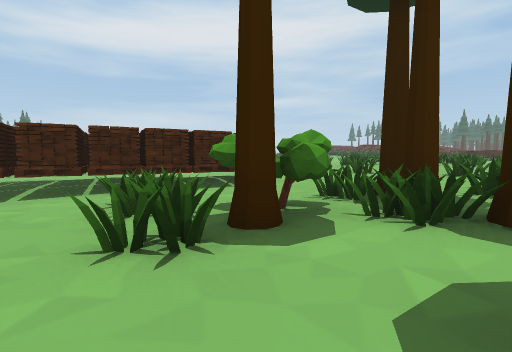
[1] (above)

19 first-person views from a walk through a scene from a Unity 3-D project. The camera is 1.4 m above the floor, tilts 4° down and sees 85° across. The floor is counted in squares, 2 m on a side. Each view is taken from the middle of a square. On the plan, view 1 faces up. The plan holds only what a view shows up to about 9 squares ahead; the rest is blank. The place goes on beyond the plan. The player is left out. Some animated figures are not drawn.

[2]
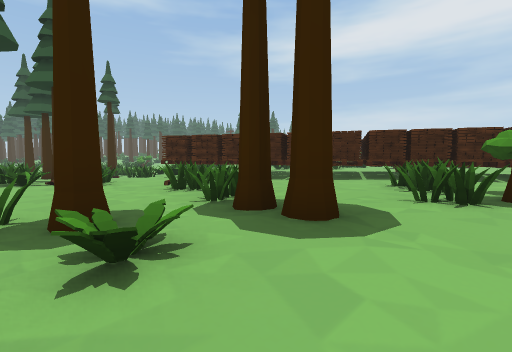

[3]
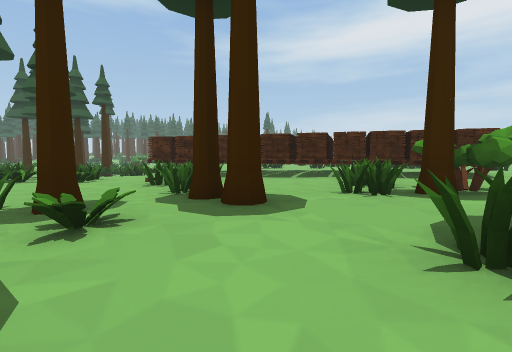

[4]
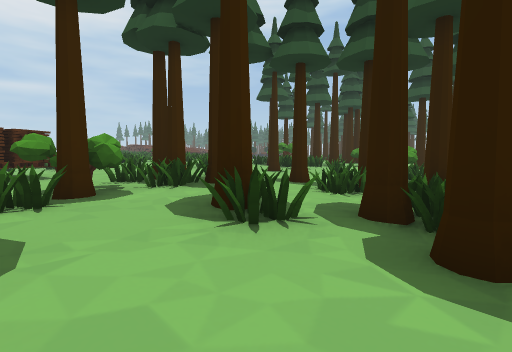

[5]
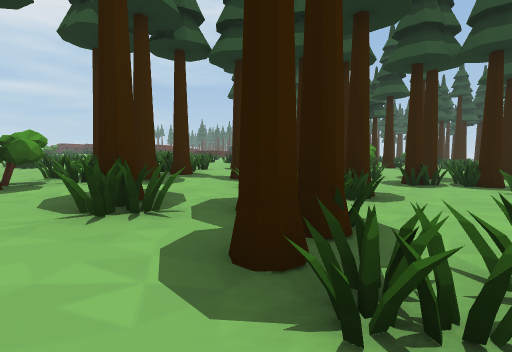

[6]
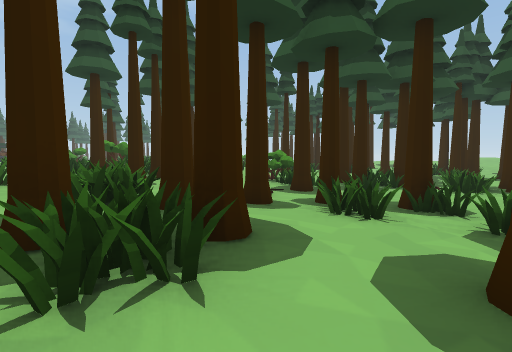

[7]
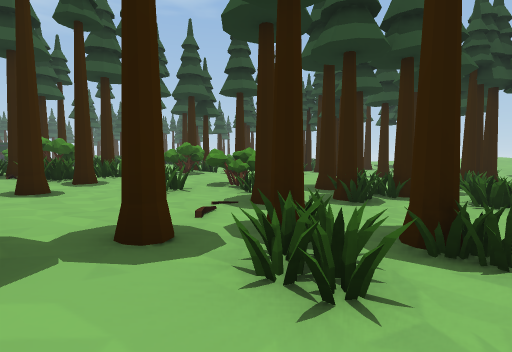

[8]
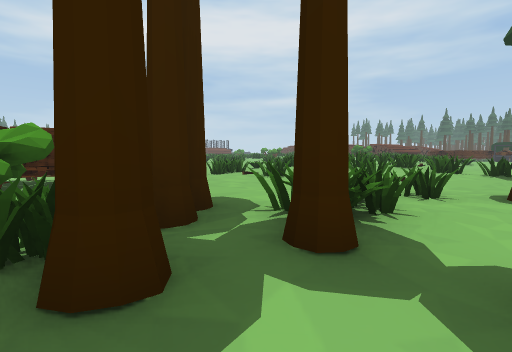

[9]
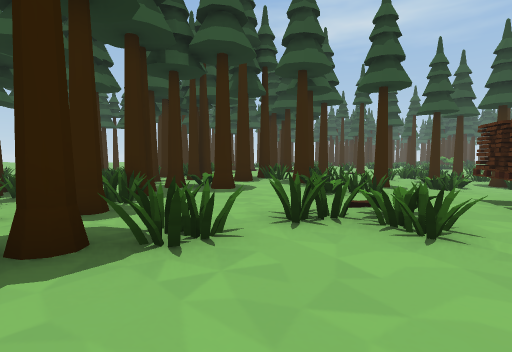

[10]
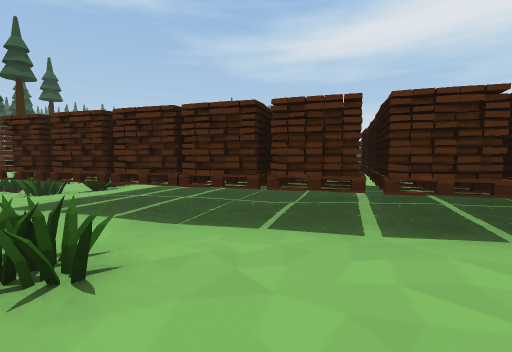

[11]
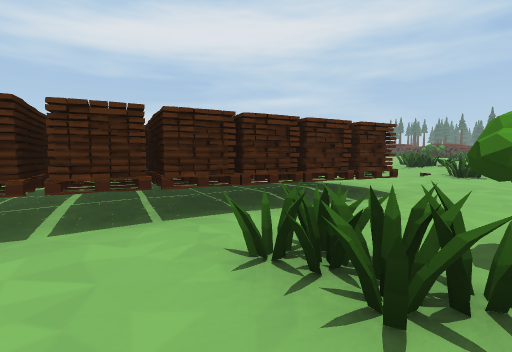

[12]
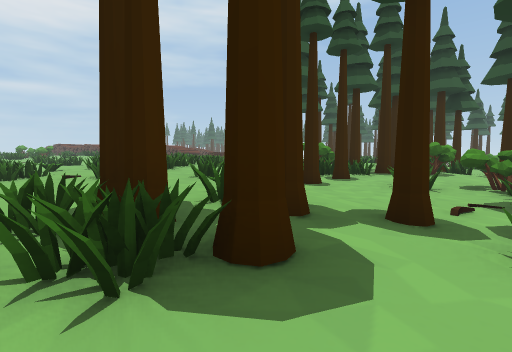

[13]
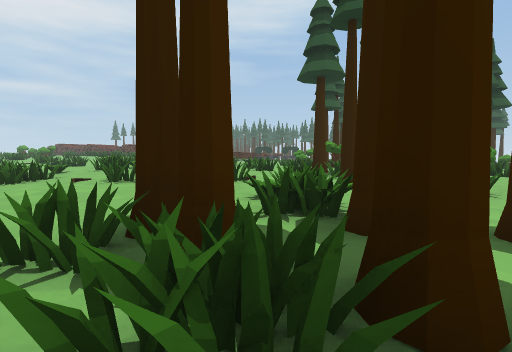

[14]
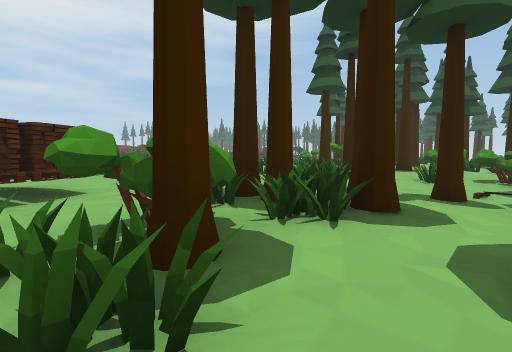

[15]
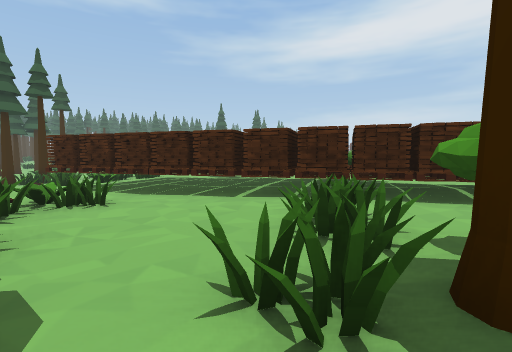

[16]
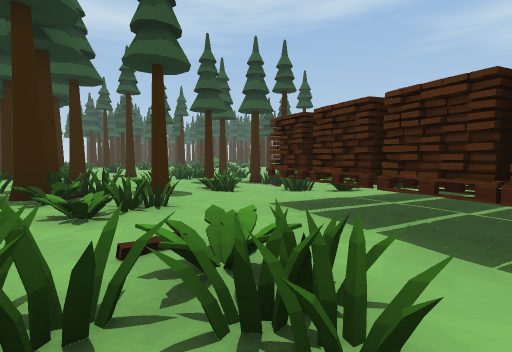

[17]
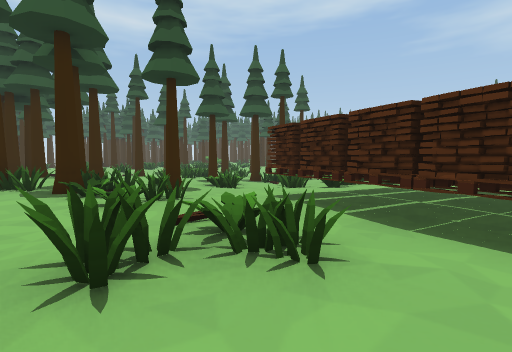

[18]
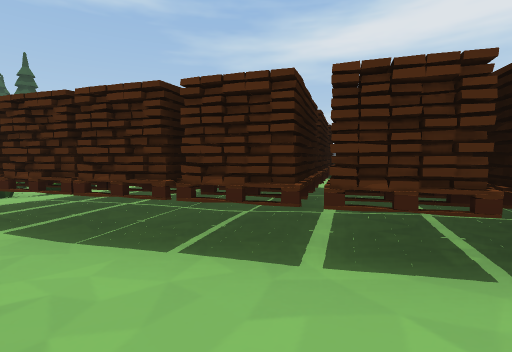

[19]
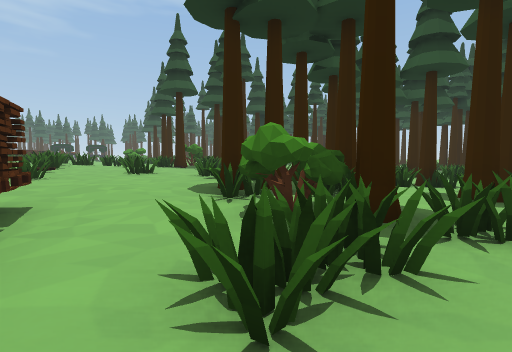

### Floor plan
Key: @ floor where view 1 was taken; # wall or solid block; x gap in a wall; . main floor; : floor 0.25 m higher than the main floor; - floor 0.25 m lower than the main floor; + floor 0.5 m higher than the main floor; _ floor 0.5 m lower than the main floor; * floor 0.75 m higher than the main floor; / step, stairs or slope; = window, fence, low wall or low ledge; O other object.
Columns run from 14 left of view 1 to 9 right of it. Each row starts with its distance up from view 1.
 12                 =+/
 11            ..::://* =
 10        ..  :: ::+=*//**=
  9        .OO#   +++==***=#
  8        OOOOO O++++++=**=
  7         OOOOOOO++++#=++/
  6         OOOOOO:++++==++=
  5   #     OOOO:::+++/=/#x#
  4   =/.OOOOO::=:###==+:::+
  3 #_=-.OOO.::::=#==#+/::#:
  2 ___-...:==:::=:+++#:/:=#
  1   =-.....#==:::/::=#.#=#
  0   --#.==..:##:@=:/=...=:
 -1   //#==....#=:::#==#.=##
 -2   ..##....##:../##....#=
 -3     #=#.### = .==....==

Where each view was taken, in squares from view 1:
view 1: 0 up, 0 right, facing up
view 2: 2 down, 0 right, facing up-left
view 3: 2 down, 1 right, facing up-left
view 4: 2 down, 1 left, facing up-right
view 5: 3 down, 0 right, facing up-right
view 6: 2 up, 0 right, facing right
view 7: 1 up, 2 right, facing right
view 8: 1 up, 3 right, facing up
view 9: 3 up, 2 left, facing down-left
view 10: 2 up, 3 left, facing up-left
view 11: 2 up, 2 left, facing up
view 12: 1 up, 1 right, facing up-right
view 13: 2 up, 1 right, facing up-right
view 14: 1 up, 1 left, facing up-right
view 15: 1 up, 0 right, facing up-left
view 16: 2 up, 4 left, facing left
view 17: 2 up, 3 left, facing left
view 18: 3 up, 3 left, facing up-left
view 19: 4 up, 3 left, facing right
